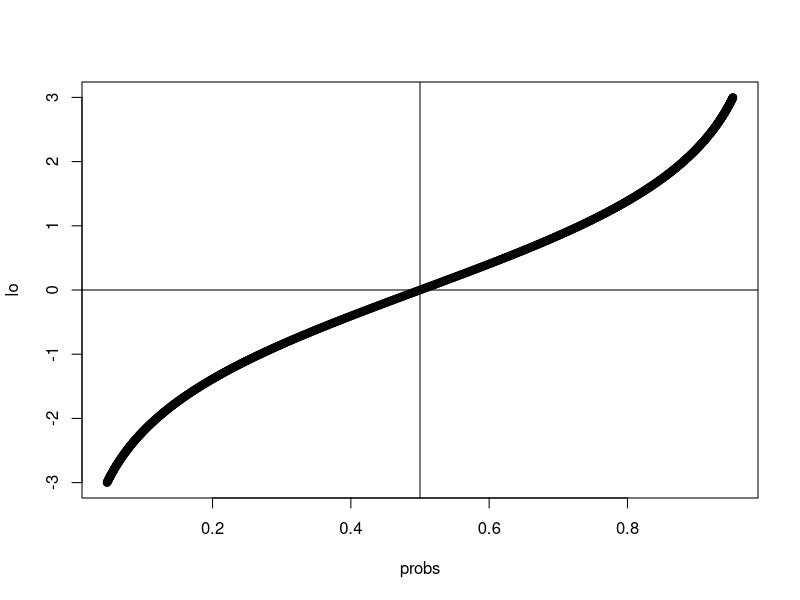
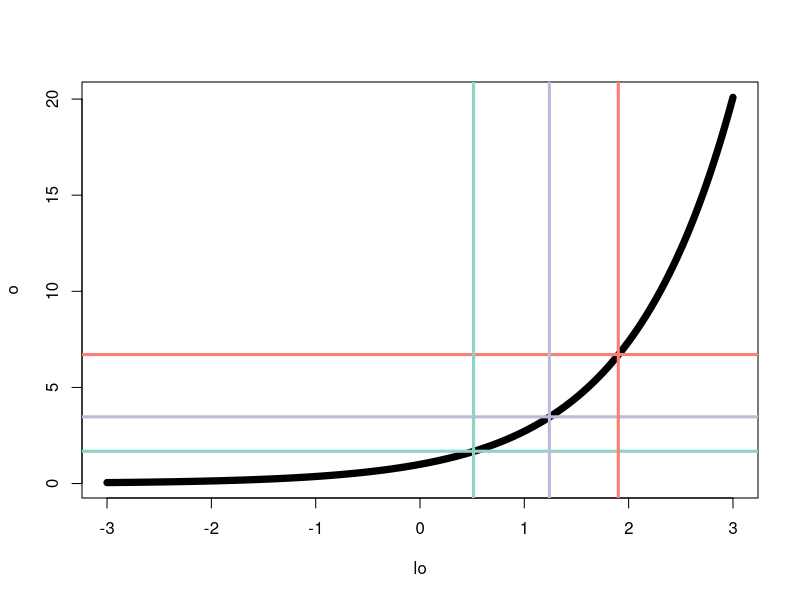
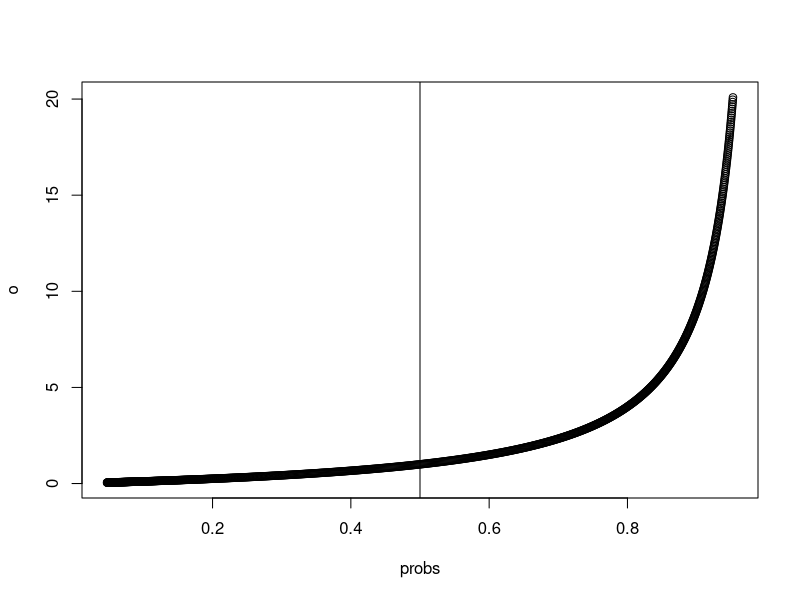

The R script that drew these images, in order:
rm(list = ls())
library(gridExtra)
library(gridGraphics)
library(RColorBrewer)

set.seed(42)

log.odds <- function(p){
  log(p / (1-p))
}
odds <- function(p){
  p / (1- p)
}
p <- function(lo){
  exp(lo) / (1 + exp(lo))
}

n <- 1e3
scale <- 3 
my_colors <- RColorBrewer::brewer.pal(6, "Set3")[1:6]


dist_c <- rnorm(n, mean = 0, sd = 2)
dist_neg1 <- rnorm(n, mean = -.5, sd = 2)
dist_neg2 <- rnorm(n, mean = -1, sd = 2)
dist_neg3 <- rnorm(n, mean = -1.5, sd = 2)
dist_pos1 <- rnorm(n, mean = .5, sd = 2)
dist_pos2 <- rnorm(n, mean = 1, sd = 2)


png("C:\\Users\\Sean\\OneDrive - McMaster University\\LIVELab\\Social_Drumming\\Manuscript\\log_odds_priors.png", width = 480*scale, height = 480*scale, res = 72*scale)
plot(NULL, xlim = c(-7,7), ylim = c(0, .3), xlab = "Log-Odds", ylab = "Density", main = "Priors: Log-Odds Scale")
lines(density(dist_neg3), col = my_colors[1], lwd = 5)
lines(density(dist_neg2), col = my_colors[2], lwd = 5)
lines(density(dist_neg1), col = my_colors[3], lwd = 5)
lines(density(dist_c), col = my_colors[4], lwd = 5)
lines(density(dist_pos1), col = my_colors[5], lwd = 5)
lines(density(dist_pos2), col = my_colors[6], lwd = 5)
dev.off()

priors <- seq(-1.5, 1, .5)
p(priors)

intercepts <- c(-1.93, -1.3, -.73, .3, 1.67)
p(intercepts)
ps <- diff(c(0, p(intercepts)))


png("C:\\Users\\Sean\\OneDrive - McMaster University\\LIVELab\\Social_Drumming\\Manuscript\\probability_priors.png", width = 480*scale, height = 480*scale, res = 72*scale)
plot(NULL, xlim = c(0,1), ylim = c(0, 3), xlab = "Probability", ylab = "Density", main = "Priors: Probability Scale")
lines(density(p(dist_neg3)), col = my_colors[1], lwd = 5)
lines(density(p(dist_neg2)), col = my_colors[2], lwd = 5)
lines(density(p(dist_neg1)), col = my_colors[3], lwd = 5)
lines(density(p(dist_c)), col = my_colors[4], lwd = 5)
lines(density(p(dist_pos1)), col = my_colors[5], lwd = 5)
lines(density(p(dist_pos2)), col = my_colors[6], lwd = 5)
dev.off()



lo <- seq(-3, 3, length.out = 1000)
probs <- p(lo)
o <- odds(probs)

plot(probs, lo)
abline(a = 0, b = 0)
abline(v = .5)

s <- 1.68
m <- 3.47
l <- 6.71

s.lo <- lo[n - sum(o >= s)]
m.lo <- lo[n - sum(o >= m)]
l.lo <- lo[n - sum(o >= l)]


plot(lo, o, type = "l", lwd = 7)
abline(h = s, col = my_colors[1], lwd = 3)
abline(h = m, col = my_colors[3], lwd = 3)
abline(h = l, col = my_colors[4], lwd = 3)
abline(v = lo[n - sum(o >= s)], col = my_colors[1], lwd = 3)
abline(v = lo[n - sum(o >= m)], col = my_colors[3], lwd = 3)
abline(v = lo[n - sum(o >= l)], col = my_colors[4], lwd = 3)





plot(probs, o)
abline(v = .5)

set.seed(42)
beta_prior <- rnorm(n, mean = 0, sd = 2)

png("C:\\Users\\Sean\\OneDrive - McMaster University\\LIVELab\\Social_Drumming\\Manuscript\\beta_log_odds_prior.png", width = 480*scale, height = 480*scale, res = 72*scale)
plot(NULL, xlim = c(-6,6), ylim = c(0, .2), xlab = "Log-Odds", ylab = "Density", main = "Priors: Log-Odds Scale")
lines(density(beta_prior), col = my_colors[4], lwd = 5)
abline(v = s.lo, lty = 2)
abline(v = s.lo * -1, lty = 2)
abline(v = m.lo, lty = 4)
abline(v = m.lo * -1, lty = 4)
abline(v = l.lo, lty = 6)
abline(v = l.lo * -1, lty = 6)
text(.5, 0, "Small Effect")
text(1.4, .025, "Medium Effect")
text(1.9, .05, "Large Effect")
dev.off()

diff(pnorm(c(-1.9, 1.9), sd = 1))
